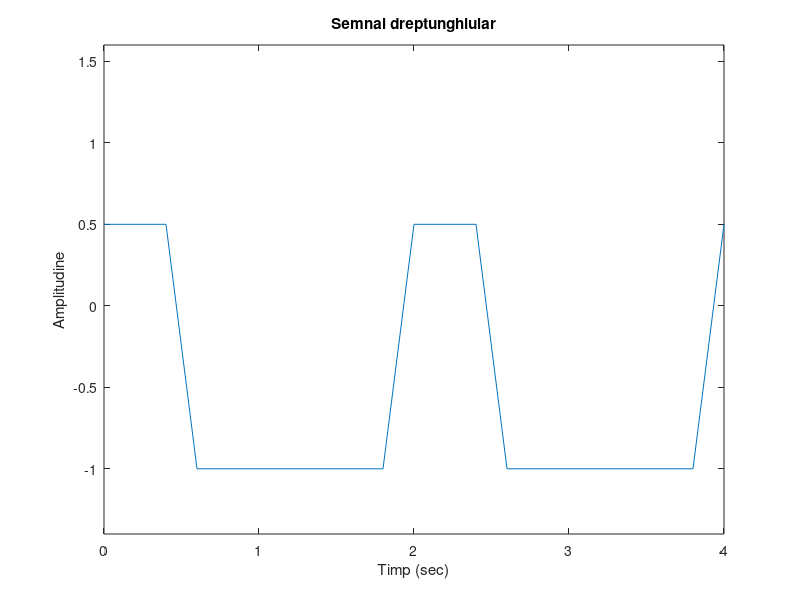

Reproduce this figure in MATLAB.
%Exercitiul 1 tema de casa 
%Semnal dreptunghiular periodic cu perioada: 2 s,factorul de umplere: 25%,nivelul maxim: +0.5 si nivelul minim: -1.
Fs= input('Introduceti frecventa de esantionare a semnalului Fs[Hz]=');
t = 0:1/Fs:100;
%semnalul s are expresia:
s = square(pi*t,25);
%factorul de umplere este 25%
%nivelul de maxim +0.5 si nivelul de minim -1
for i = 1:1:length(s)
   if s(i) > 0
       s(i) = s(i)/2;
   end
end
plot(t,s)
axis([0 4 -1.4 1.6])
xlabel('Timp (sec)')
ylabel('Amplitudine')
title('Semnal dreptunghiular')

